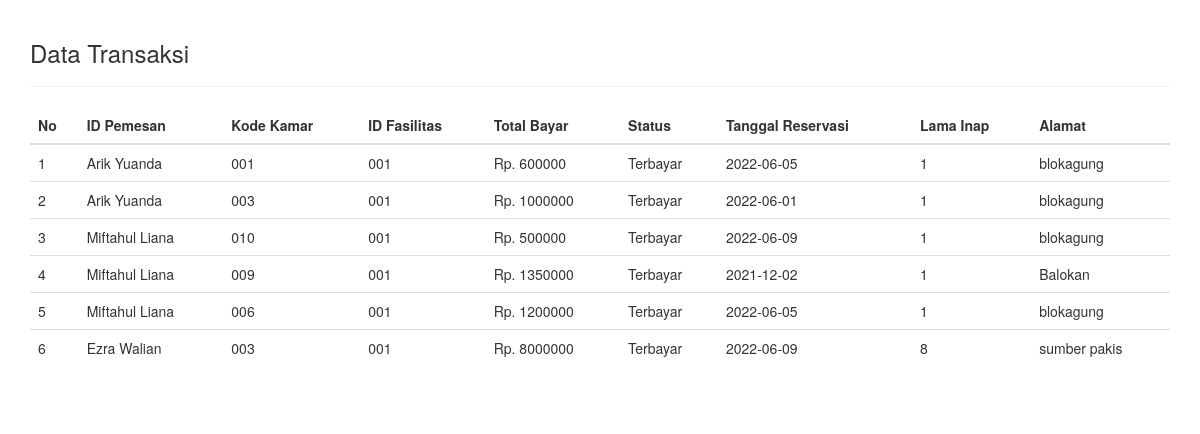
The app's page /infoTransaksi.php with its own data.
### tables this page shows
CREATE TABLE `tbl_pembayaran` (
  `id_pembayaran` int(25) NOT NULL,
  `id_reservasi` varchar(25) NOT NULL,
  `nama_tamu` varchar(25) NOT NULL,
  `kode_kamar` varchar(25) NOT NULL,
  `id_fasilitas` varchar(25) NOT NULL,
  `total_bayar` int(25) NOT NULL,
  `status` varchar(25) NOT NULL DEFAULT 'Pending'
);

CREATE TABLE `tbl_reservasi` (
  `id_reservasi` int(25) NOT NULL,
  `nama_tamu` varchar(25) NOT NULL,
  `kode_kamar` varchar(25) NOT NULL,
  `id_fasilitas` varchar(25) NOT NULL,
  `tanggal_check_in` date NOT NULL,
  `tanggal_check_out` date NOT NULL,
  `lama_inap` int(25) NOT NULL,
  `total_biaya` int(25) NOT NULL,
  `flag` int(1) NOT NULL DEFAULT 1,
  `alamat` varchar(50) NOT NULL
);

### infoTransaksi.php (the view, shortened to what this page needs)
<!DOCTYPE html>
<html lang="en">
<head>
<link rel="stylesheet" type="text/css" href="//cdn.datatables.net/1.10.11/css/jquery.dataTables.min.css">
<link rel="stylesheet" href="https://maxcdn.bootstrapcdn.com/bootstrap/3.3.7/css/bootstrap.min.css">
</head>
<body>
<?php
    include 'helper/connect.php';
?>
<div class="container" style="padding-top: 20px; padding-bottom: 20px;">
    <h3>Data Transaksi</h3>
<hr>
<table class="table table-stripped table-hover datatab" align="center">
    <thead>
        <tr>
            <th>No</th>
            <th>ID Pemesan</th>
            <th>Kode Kamar</th>
            <th>ID Fasilitas</th>
            <th>Total Bayar</th>
            <th> Status</th>
            <th> Tanggal Reservasi</th>
            <th> Lama Inap</th>
            <th> Alamat</th>
        </tr>
    </thead>
    <tbody>
    <?php
        $nomor=1;
        $sql = "SELECT * FROM tbl_pembayaran INNER JOIN tbl_reservasi ON tbl_pembayaran.id_reservasi=tbl_reservasi.id_reservasi";
        $query = mysqli_query($con, $sql);
        while($data = mysqli_fetch_assoc($query)){
        ?>
        <tr>
            <td><?php echo $nomor; ?></td>
            <td><?php echo $data['nama_tamu']; ?></td>
            <td><?php echo $data['kode_kamar']; ?></td>
            <td><?php echo $data['id_fasilitas']; ?></td>
            <td>Rp. <?php echo $data['total_bayar']; ?></td>
            <td><?php echo $data['status']; ?></td>
            <td><?php echo $data['tanggal_check_in']; ?></td>
            <td><?php echo $data['lama_inap']; ?></td>
            <td><?php echo $data['alamat']; ?></td>
        </tr>
        <?php $nomor++; ?>
        <?php } ?>
    </tbody>
</table>

### records on screen
tbl_pembayaran: id_reservasi.nama_tamu "Arik Yuanda", id_reservasi.kode_kamar "001", id_reservasi.id_fasilitas "001", total_bayar "600000", status "Terbayar", id_reservasi.tanggal_check_in "2022-06-05", id_reservasi.lama_inap "1", id_reservasi.alamat "blokagung"
tbl_pembayaran: id_reservasi.nama_tamu "Arik Yuanda", id_reservasi.kode_kamar "003", id_reservasi.id_fasilitas "001", total_bayar "1000000", status "Terbayar", id_reservasi.tanggal_check_in "2022-06-01", id_reservasi.lama_inap "1", id_reservasi.alamat "blokagung"
tbl_pembayaran: id_reservasi.nama_tamu "Miftahul Liana", id_reservasi.kode_kamar "010", id_reservasi.id_fasilitas "001", total_bayar "500000", status "Terbayar", id_reservasi.tanggal_check_in "2022-06-09", id_reservasi.lama_inap "1", id_reservasi.alamat "blokagung"
tbl_pembayaran: id_reservasi.nama_tamu "Miftahul Liana", id_reservasi.kode_kamar "009", id_reservasi.id_fasilitas "001", total_bayar "1350000", status "Terbayar", id_reservasi.tanggal_check_in "2021-12-02", id_reservasi.lama_inap "1", id_reservasi.alamat "Balokan"
tbl_pembayaran: id_reservasi.nama_tamu "Miftahul Liana", id_reservasi.kode_kamar "006", id_reservasi.id_fasilitas "001", total_bayar "1200000", status "Terbayar", id_reservasi.tanggal_check_in "2022-06-05", id_reservasi.lama_inap "1", id_reservasi.alamat "blokagung"
tbl_pembayaran: id_reservasi.nama_tamu "Ezra Walian", id_reservasi.kode_kamar "003", id_reservasi.id_fasilitas "001", total_bayar "8000000", status "Terbayar", id_reservasi.tanggal_check_in "2022-06-09", id_reservasi.lama_inap "8", id_reservasi.alamat "sumber pakis"
